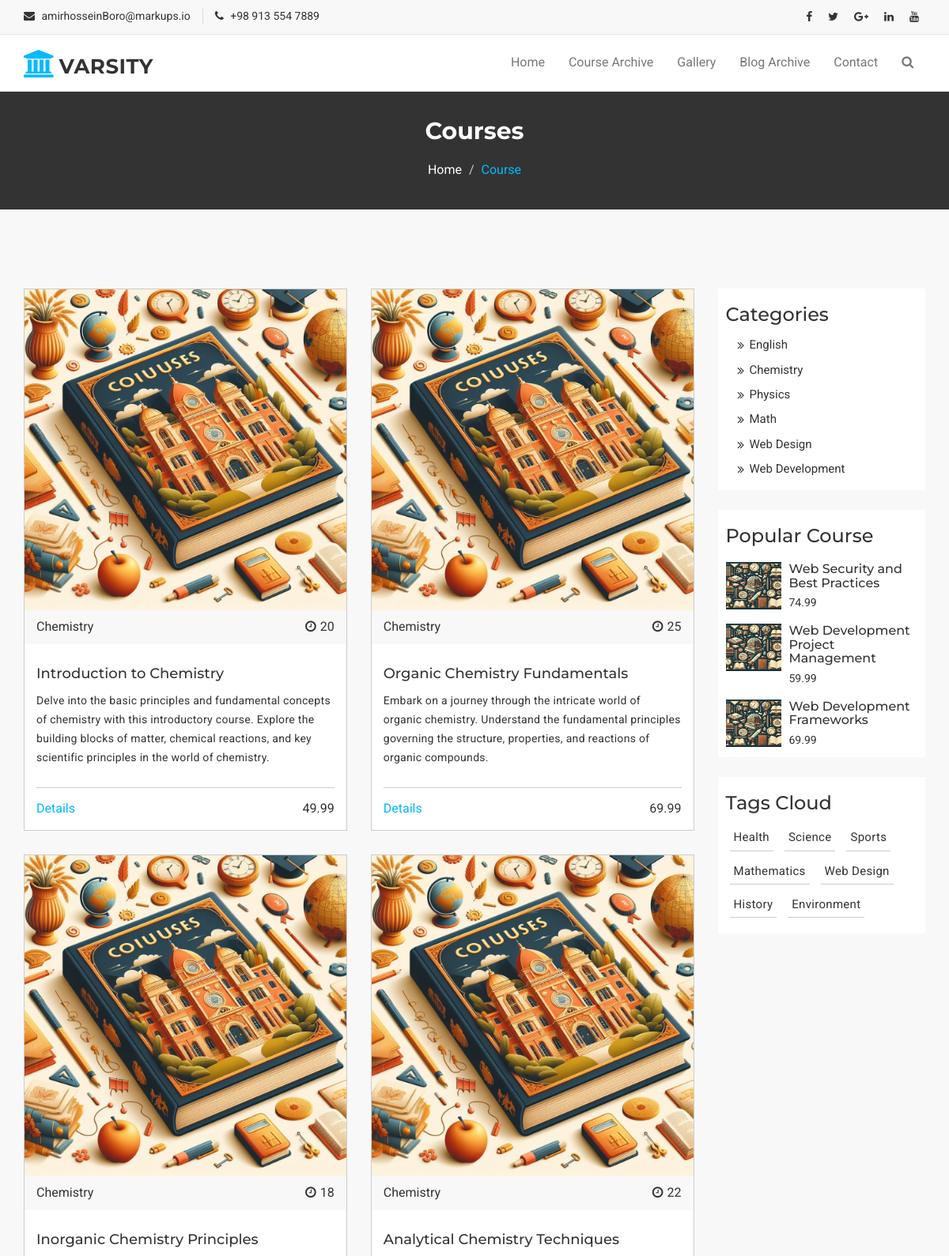
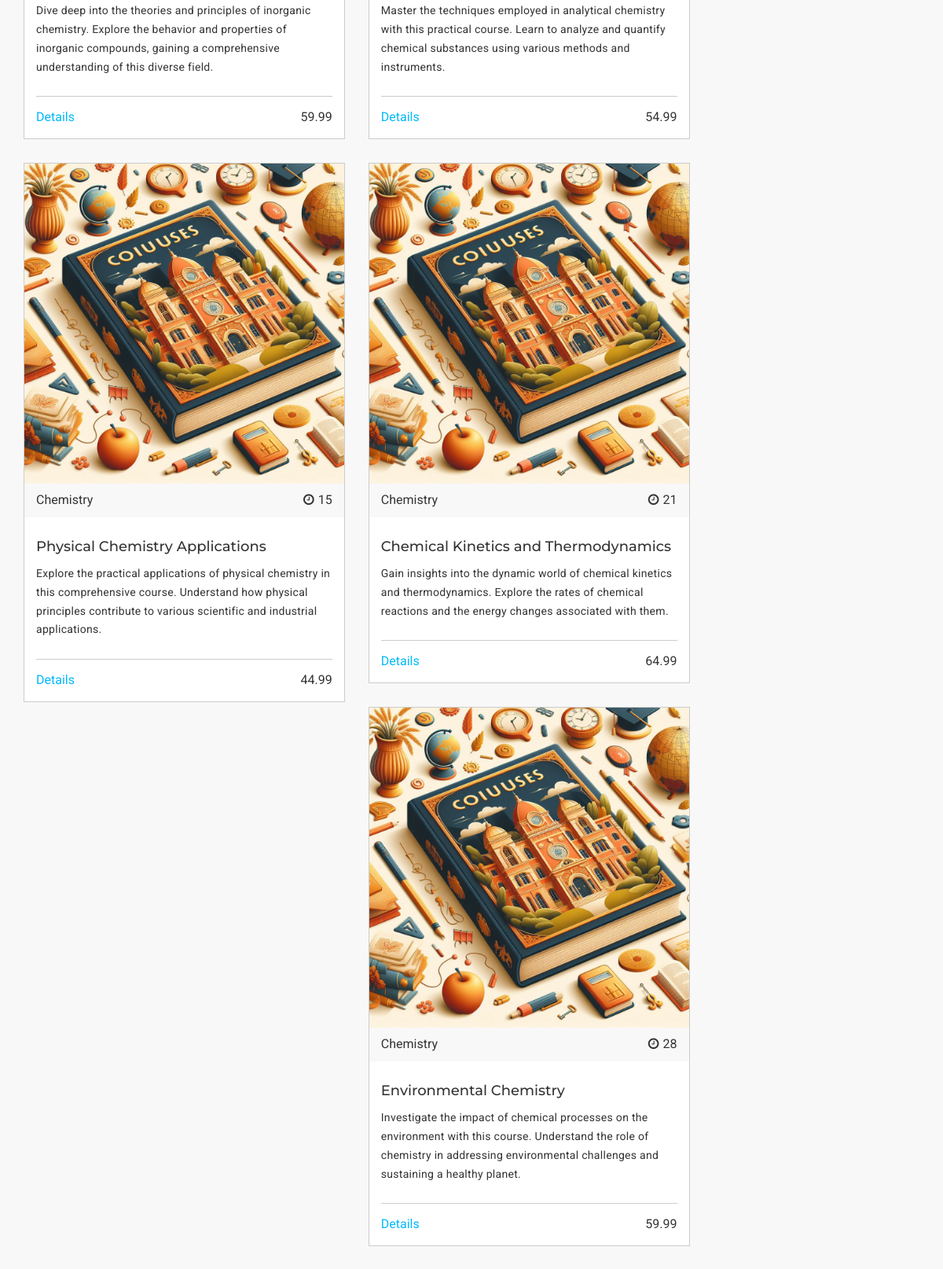
The page /course.php (upper part) on the database its author committed (2 pictures, top to bottom).
### tables this page shows
CREATE TABLE IF NOT EXISTS Courses
(
    course_id     INT AUTO_INCREMENT PRIMARY KEY,
    title         VARCHAR(255) NOT NULL,
    description   TEXT,
    teacher_id INT,
    category_id   INT,
    photo_address VARCHAR(255),
    rating        DECIMAL(3, 2),
    lessons_count INT,
    duration_hour INT,
    language      VARCHAR(50),
    price         DECIMAL(10, 2),
    FOREIGN KEY (teacher_id) REFERENCES Teachers (teacher_id),
    FOREIGN KEY (category_id) REFERENCES Categories (category_id)
);

CREATE TABLE IF NOT EXISTS Categories
(
    category_id INT AUTO_INCREMENT PRIMARY KEY,
    name        VARCHAR(255) UNIQUE,
    description TEXT
);

### course.php (the view, shortened to what this page needs)
<?php
$servername = "localhost";
$username = "root";
$password = "";
$database = "varsity";
$category_name = "";
try {
    $conn = new PDO("mysql:host=$servername;dbname=$database", $username, $password);
    $conn->setAttribute(PDO::ATTR_ERRMODE, PDO::ERRMODE_EXCEPTION);
    if (isset($_GET['cat'])) {
        $receivedValue = $_GET['cat'];
        $stmt = $conn->prepare("SELECT c.*, cat.name AS category_name
                                    FROM Courses c
                                    JOIN Categories cat ON c.category_id = cat.category_id
                                    WHERE c.category_id = :receivedValue;");
        $stmt->bindParam(':receivedValue', $receivedValue);
        $stmt2 = $conn->prepare("SELECT * FROM Categories WHERE category_id = :receivedValue");
        $stmt2->bindParam(':receivedValue', $receivedValue);
        $stmt2->execute();
        $categories = $stmt2->fetchAll(PDO::FETCH_ASSOC);
        if (!empty($categories))
            $category_name = $categories[0]["name"];
    } else {
        $stmt = $conn->prepare("SELECT c.*, cat.name AS category_name
                                    FROM Courses c
                                    JOIN Categories cat ON c.category_id = cat.category_id;");
    }
    $stmt->execute();
    $courses = $stmt->fetchAll(PDO::FETCH_ASSOC);
    $stmt = $conn->prepare("SELECT Courses.*, Teachers.user_id, Users.full_name AS teacher_name
                        FROM Courses
                        INNER JOIN Teachers ON Courses.teacher_id = Teachers.teacher_id
                        INNER JOIN Users ON Teachers.user_id = Users.user_id
                        ORDER BY Courses.title DESC
                        LIMIT 3;");
    $stmt->execute();
    $topCourses = $stmt->fetchAll(PDO::FETCH_ASSOC);
} catch (PDOException $e) {
    echo "Error: " . $e->getMessage();
}
?>
<!DOCTYPE html>
<html lang="en">
<head>
    <link href="assets/css/font-awesome.css" rel="stylesheet">
    <link href="assets/css/bootstrap.css" rel="stylesheet">
    <link rel="stylesheet" type="text/css" href="assets/css/slick.css">
    <link rel="stylesheet" href="assets/css/jquery.fancybox.css" type="text/css" media="screen"/>
    <link id="switcher" href="assets/css/theme-color/default-theme.css" rel="stylesheet">
    <link href="assets/css/style.css" rel="stylesheet">
</head>
<body>
<header id="mu-header">
    <div class="container">
        <div class="row">
            <div class="col-lg-12 col-md-12">
                <div class="mu-header-area">
                    <div class="row">
                        <div class="col-lg-6 col-md-6 col-sm-6 col-xs-6">
                            <div class="mu-header-top-left">
                                <div class="mu-top-email">
                                    <i class="fa fa-envelope"></i>
                                    <span>amirhosseinBoro@markups.io</span>
                                </div>
                                <div class="mu-top-phone">
                                    <i class="fa fa-phone"></i>
                                    <span>+98 913 554 7889</span>
                                </div>
                            </div>
                        </div>
                        <div class="col-lg-6 col-md-6 col-sm-6 col-xs-6">
                            <div class="mu-header-top-right">
                                <nav>
                                    <ul class="mu-top-social-nav">
                                        <li><a href="https://facebook.com/social_user_varsity"><span
                                                        class="fa fa-facebook"></span></a></li>
                                        <li><a href="https://twitter.com/@social_user_varsity"><span
                                                        class="fa fa-twitter"></span></a></li>
                                        <li><a href="https://google-plus.com/@social_user_varsity"><span
                                                        class="fa fa-google-plus"></span></a></li>
                                        <li><a href="https://linkedin.com/user/social_user_varsity"><span
                                                        class="fa fa-linkedin"></span></a></li>
                                        <li><a href="https://youtube.com/@social_user_varsity"><span
                                                        class="fa fa-youtube"></span></a></li>
                                    </ul>
                                </nav>
                            </div>
                        </div>
                    </div>
                </div>
            </div>
        </div>
    </div>
</header>
<section id="mu-menu">
    <nav class="navbar navbar-default" role="navigation">
        <div class="container">
            <div class="navbar-header">
                <a class="navbar-brand" href="index.php"><i class="fa fa-university"></i><span>Varsity</span></a>
            </div>
            <div id="navbar" class="navbar-collapse collapse">
                <ul id="top-menu" class="nav navbar-nav navbar-right main-nav">
                    <li><a href="index.php">Home</a></li>
                    <li><a href="course.php">Course Archive</a></li>
                    <li><a href="gallery.php">Gallery</a></li>
                    <li><a href="blog.php">Blog Archive</a></li>
                    <li><a href="contact.php">Contact</a></li>
                    <li><a href="#" id="mu-search-icon"><i class="fa fa-search"></i></a></li>
                </ul>
            </div>
        </div>
    </nav>
</section>
<section id="mu-page-breadcrumb">
    <div class="container">
        <div class="row">
            <div class="col-md-12">
                <div class="mu-page-breadcrumb-area">
                    <h2><?php echo $category_name; ?> Courses</h2>
                    <ol class="breadcrumb">
                        <li>Home</li>
                        <li class="active">Course</li>
                    </ol>
                </div>
            </div>
        </div>
    </div>
</section>
<section id="mu-course-content">
    <div class="container">
        <div class="row">
            <div class="col-md-12">
                <div class="mu-course-content-area">
                    <div class="row">
                        <div class="col-md-9">
                            <div class="mu-course-container">
                                <div class="row">
                                    <?php foreach ($courses as $course): ?>
                                        <div class="col-md-6 col-sm-6">
                                            <div class="mu-latest-course-single">
                                                <figure class="mu-latest-course-img">
                                                    <a href="course-detail.php?id=<?php echo $course['course_id']; ?>"><img
                                                                src="assets/img/courses/cover_<?php echo $course['photo_address']; ?>"
                                                                alt="img"></a>
                                                    <figcaption class="mu-latest-course-imgcaption">
                                                        <a href="search.php?search=<?php echo $course['category_name']; ?>"><?php echo $course['category_name']; ?></a>
                                                        <span><i class="fa fa-clock-o"></i><?php echo $course['duration_hour']; ?></span>
                                                    </figcaption>
                                                </figure>
                                                <div class="mu-latest-course-single-content">
                                                    <h4>
                                                        <a href="course-detail.php?id=<?php echo $course['course_id']; ?>"><?php echo $course['title']; ?></a>
                                                    </h4>
                                                    <p><?php echo $course['description']; ?></p>
                                                    <div class="mu-latest-course-single-contbottom">
                                                        <a class="mu-course-details"
                                                           href="course-detail.php?id=<?php echo $course['course_id']; ?>">Details</a>
                                                        <span class="mu-course-price"><?php echo $course['price']; ?></span>
                                                    </div>
                                                </div>
                                            </div>
                                        </div>
                                    <?php endforeach; ?>
                                </div>
                            </div>
                        </div>
                        <div class="col-md-3">
                            <aside class="mu-sidebar">
                                <div class="mu-single-sidebar">
                                    <h3>Categories</h3>
                                    <ul class="mu-sidebar-catg">
                                        <li><a href="course.php?cat=1">English</a></li>
                                        <li><a href="course.php?cat=2">Chemistry</a></li>
                                        <li><a href="course.php?cat=3">Physics</a></li>
                                        <li><a href="course.php?cat=4">Math</a></li>
                                        <li><a href="course.php?cat=5">Web Design</a></li>
                                        <li><a href="course.php?cat=6">Web Development</a></li>
                                    </ul>
                                </div>
                                <div class="mu-single-sidebar">
                                    <h3>Popular Course</h3>
                                    <div class="mu-sidebar-popular-courses">
                                        <?php foreach ($topCourses as $course): ?>
                                            <div class="media">
                                                <div class="media-left">
                                                    <a href="course-detail.php?id=<?php echo $course['course_id']; ?>">
                                                        <img class="media-object"
                                                             src="assets/img/courses/popular_<?php echo $course['photo_address']; ?>"
                                                             alt="img">
                                                    </a>
                                                </div>
                                                <div class="media-body">
                                                    <h4 class="media-heading"><a
                                                                href="course-detail.php?id=<?php echo $course['course_id']; ?>"><?php echo $course['title']; ?></a></h4>
                                                    <span class="popular-course-price"><?php echo $course['price']; ?></span>
                                                </div>
                                            </div>
                                        <?php endforeach; ?>
                                    </div>
                                </div>
                                <div class="mu-single-sidebar">
                                    <h3>Tags Cloud</h3>
                                    <div class="tag-cloud">
                                        <a href="search.php?search=Health">Health</a>
                                        <a href="search.php?search=Science">Science</a>
                                        <a href="search.php?search=Sports">Sports</a>
                                        <a href="search.php?search=Mathematics">Mathematics</a>
                                        <a href="search.php?search=Web">Web Design</a>
                                        <a href="search.php?search=History">History</a>
                                        <a href="search.php?search=Environment">Environment</a>
                                    </div>
                                </div>
                            </aside>
                        </div>
                    </div>
                </div>
            </div>
        </div>
    </div>
</section>
</body>
</html>

### assets/css/theme-color/default-theme.css (style rules this page uses)
#mu-menu .navbar-header .navbar-brand i { color: #01bafd; }
.mu-latest-course-single .mu-latest-course-single-content .mu-latest-course-single-contbottom .mu-course-details { color: #01bafd; }
#mu-page-breadcrumb .mu-page-breadcrumb-area .breadcrumb .active { color: #01bafd; }
#mu-course-content { background-color: #f8f8f8; display: inline; float: left; padding: 100px 0; width: 100%; }
#mu-course-content .mu-course-content-area { display: inline; float: left; width: 100%; }
#mu-course-content .mu-course-content-area .mu-course-container { display: inline; float: left; width: 100%; }
#mu-course-content .mu-course-content-area .mu-course-container .mu-latest-course-single { border: 1px solid #ccc; margin-bottom: 30px; }

### rows shown on the page
courses: photo_address (placeholder picture), category.name "Chemistry", duration_hour "20", title "Introduction to Chemistry", description "Delve into the basic principles and fundamental concepts of chemistry with this introductory course. Explore the building blocks of matter, chemical reactions, and key scientific principles in the world of chemistry.", price "49.99"
courses: photo_address (placeholder picture), category.name "Chemistry", duration_hour "25", title "Organic Chemistry Fundamentals", description "Embark on a journey through the intricate world of organic chemistry. Understand the fundamental principles governing the structure, properties, and reactions of organic compounds.", price "69.99"
courses: photo_address (placeholder picture), category.name "Chemistry", duration_hour "18", title "Inorganic Chemistry Principles", description "Dive deep into the theories and principles of inorganic chemistry. Explore the behavior and properties of inorganic compounds, gaining a comprehensive understanding of this diverse field.", price "59.99"
courses: photo_address (placeholder picture), category.name "Chemistry", duration_hour "22", title "Analytical Chemistry Techniques", description "Master the techniques employed in analytical chemistry with this practical course. Learn to analyze and quantify chemical substances using various methods and instruments.", price "54.99"
courses: photo_address (placeholder picture), category.name "Chemistry", duration_hour "15", title "Physical Chemistry Applications", description "Explore the practical applications of physical chemistry in this comprehensive course. Understand how physical principles contribute to various scientific and industrial applications.", price "44.99"
courses: photo_address (placeholder picture), category.name "Chemistry", duration_hour "21", title "Chemical Kinetics and Thermodynamics", description "Gain insights into the dynamic world of chemical kinetics and thermodynamics. Explore the rates of chemical reactions and the energy changes associated with them.", price "64.99"
courses: photo_address (placeholder picture), category.name "Chemistry", duration_hour "28", title "Environmental Chemistry", description "Investigate the impact of chemical processes on the environment with this course. Understand the role of chemistry in addressing environmental challenges and sustaining a healthy planet.", price "59.99"
courses: photo_address (placeholder picture), title "Web Security and Best Practices", price "74.99"
courses: photo_address (placeholder picture), title "Web Development Project Management", price "59.99"
courses: photo_address (placeholder picture), title "Web Development Frameworks", price "69.99"
